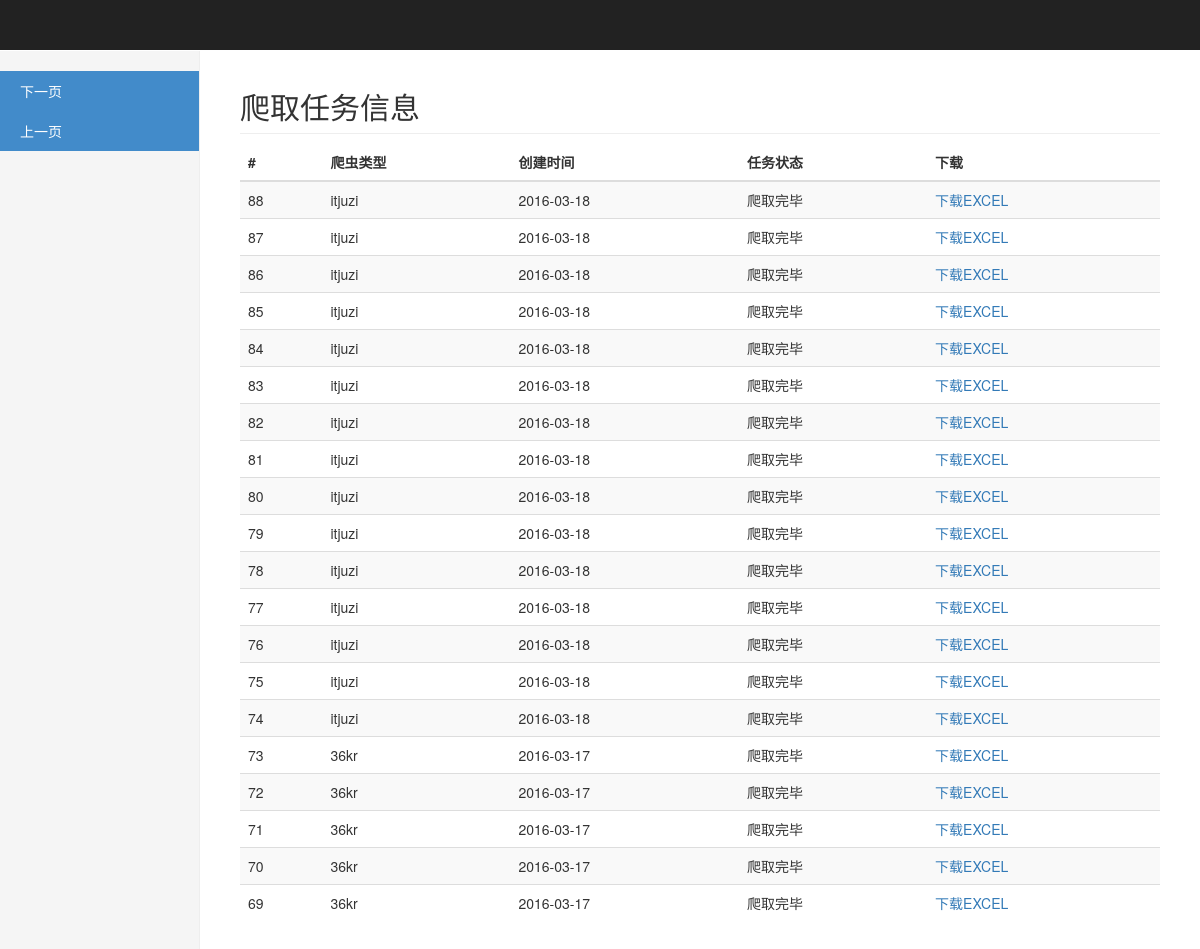
Before: /pages with the older database file.
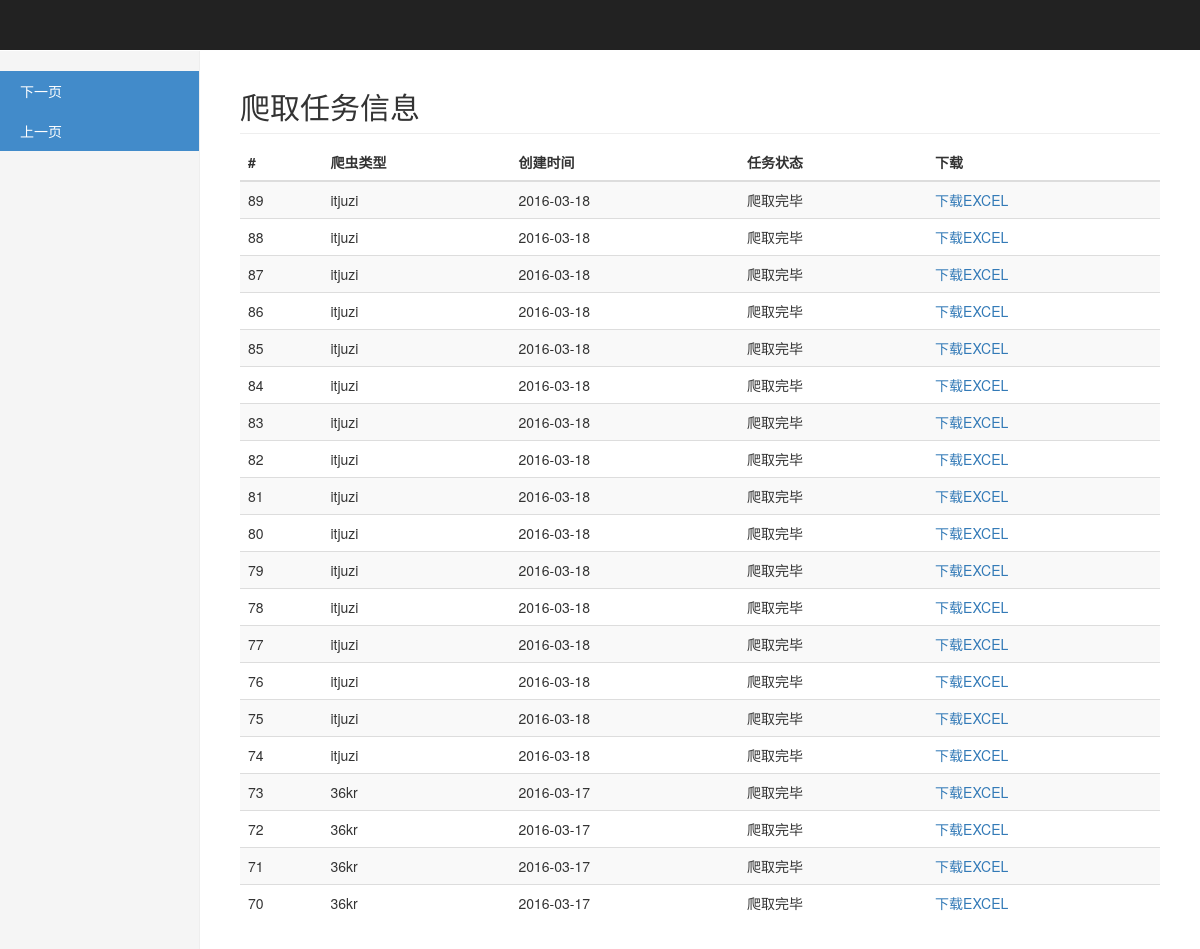
After: the same page with the newer database file.
### tables this page shows
CREATE TABLE crawler_task(
    id INTEGER PRIMARY KEY AUTOINCREMENT,
    crawler_spider VARCHAR(64),
    create_time TimeStamp NOT NULL DEFAULT CURRENT_TIMESTAMP,
    state varchar(1)
);

### web/server.py (the view)
@app.route('/')
@app.route('/pages')
def index():
    page = request.args.get('page', '0')
    sqlite3db = Sqlite3DB()
    tasks = sqlite3db.find_task_by_limit(page)
    return render_template('list.html', list=tasks, pre=0 if int(page) - 20 < 0 else int(page) - 20,
                           next=int(page) + 20)

### db/databases.py (called while the page is built)
    def find_task_by_limit(self, limit):
        sql = "select id,crawler_spider,date(create_time) as today ,state from crawler_task order by id desc limit %s,%s" % (limit, 20)
        cursor = self.connection.cursor()
        cursor.execute(sql)
        tasks = []
        for record in cursor.fetchall():
            task = dict()
            task['id'] = record[0]
            task['crawler_spider'] = record[1]
            task['today'] = record[2]
            task['state'] = record[3]
            tasks.append(task)
        cursor.close()
        return tasks

### web/templates/list.html (shortened to what this page needs)
<!DOCTYPE html>
<html lang="zh-CN">
<head>
    <link href="{{url_for('static', filename='bootstrap.css')}}" rel="stylesheet">
    <link href="{{url_for('static', filename='dashboard.css')}}" rel="stylesheet">
</head>
<body>
<nav class="navbar navbar-inverse navbar-fixed-top">
</nav>
<div class="container-fluid">
    <div class="row">
        <div class="col-sm-3 col-md-2 sidebar">
            <ul class="nav nav-sidebar">
                <li class="active"><a href="pages?page={{next}}">下一页</a></li>
                <li class="active"><a href="pages?page={{pre}}">上一页</a></li>
            </ul>
        </div>
        <div class="col-sm-9 col-sm-offset-3 col-md-10 col-md-offset-2 main">
            <h2 class="sub-header">爬取任务信息</h2>
            <div class="table-responsive">
                <table class="table table-striped">
                    <thead>
                    <tr>
                        <th>#</th>
                        <th>爬虫类型</th>
                        <th>创建时间</th>
                        <th>任务状态</th>
                        <th>下载</th>
                    </tr>
                    </thead>
                    <tbody>
                    {% for item in list %}
                    <tr>
                        <td>{{item.id}}</td>
                        <td>{{item.crawler_spider}}</td>
                        <td>{{item.today}}</td>
                        <td>{% if item.state == 1 %}
                            爬取中
                            {% else %}爬取完毕{% endif %}
                        </td>
                        <td><a href="download/{{item.crawler_spider}}/{{item.today}}" style="cursor">下载EXCEL</a>
                    </tr>
                    {% endfor %}
                    </tbody>
                </table>
            </div>
        </div>
    </div>
</div>
</body>
</html>

### web/static/dashboard.css (style rules this page uses)
body { padding-top: 50px; }
.sub-header { padding-bottom: 10px; border-bottom: 1px solid #eee; }
.navbar-fixed-top { border: 0; }
.sidebar { display: none; }
@media (min-width: 768px) { .sidebar { position: fixed; top: 51px; bottom: 0; left: 0; z-index: 1000; display: block; padding: 20px; overflow-x: hidden; overflow-y: auto; background-color: #f5f5f5; border-right: 1px solid #eee; } }
.nav-sidebar { margin-right: -21px; margin-bottom: 20px; margin-left: -20px; }
.nav-sidebar > li > a { padding-right: 20px; padding-left: 20px; }
.nav-sidebar > .active > a, .nav-sidebar > .active > a:hover, .nav-sidebar > .active > a:focus { color: #fff; background-color: #428bca; }
.main { padding: 20px; }
@media (min-width: 768px) { .main { padding-right: 40px; padding-left: 40px; } }

Changed rows visible on the page:
no longer on this page (row unchanged): crawler_task: id "69", crawler_spider "36kr", today "2016-03-17", state "爬取完毕"
added crawler_task: id "89", crawler_spider "itjuzi", today "2016-03-18", state "爬取完毕"
